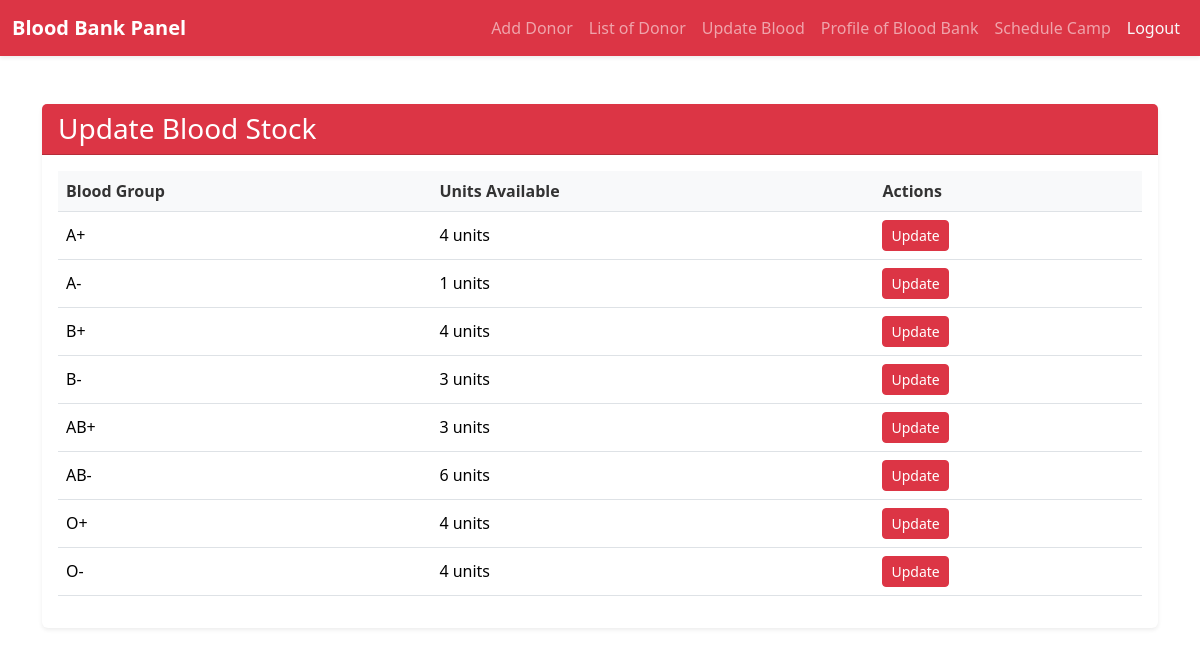
Screenshot of /update-blood/ (signed in) with the database file from the repository.
### core/models.py (models this page shows, shortened)
class BloodStock(models.Model):
    BLOOD_GROUP_CHOICES = [
        ('A+', 'A+'), ('A-', 'A-'),
        ('B+', 'B+'), ('B-', 'B-'),
        ('AB+', 'AB+'), ('AB-', 'AB-'),
        ('O+', 'O+'), ('O-', 'O-'),
    ]
    bloodbank = models.ForeignKey(BloodBankRegistration, on_delete=models.CASCADE, related_name='blood_stock')
    blood_group = models.CharField(max_length=3, choices=BLOOD_GROUP_CHOICES)
    units = models.PositiveIntegerField(default=0)
    last_updated = models.DateTimeField(auto_now=True)
    class Meta:
        unique_together = ('bloodbank', 'blood_group')

### core/views.py (the view)
# urls.py: path('update-blood/', views.update_blood, name='update_blood'),
def update_blood(request):
    user_id = request.session.get('bloodbank_user_id')
    if not user_id:
        return redirect('raktasewa_login')
    bloodbank = BloodBankRegistration.objects.get(id=user_id)
    blood_groups = []
    for blood_group in BloodStock.BLOOD_GROUP_CHOICES:
        try:
            stock = BloodStock.objects.get(
                bloodbank=bloodbank,
                blood_group=blood_group[0]
            )
            units = stock.units
        except BloodStock.DoesNotExist:
            units = 0
        blood_groups.append({
            'group': blood_group[1],
            'code': blood_group[0],
            'units': units
        })
    return render(request, 'update_blood.html', {
        'blood_groups': blood_groups
    })

### templates/update_blood.html (shortened to what this page needs)
{% extends 'base2.html' %}
{% load static %}
{% block extra_head %}
  <link rel="stylesheet" href="{% static 'css/blood_stock.css' %}">
{% endblock %}
{% block content %}
<div class="container my-5">
    <div class="card shadow-sm">
        <div class="card-header bg-danger text-white">
            <h3 class="mb-0">Update Blood Stock</h3>
        </div>
        <div class="card-body">
            <div class="table-responsive">
                <table class="table table-hover">
                    <thead>
                        <tr>
                            <th>Blood Group</th>
                            <th>Units Available</th>
                            <th>Actions</th>
                        </tr>
                    </thead>
                    <tbody>
                        {% for group in blood_groups %}
                        <tr>
                            <td>{{ group.group }}</td>
                            <td>{{ group.units }} units</td>
                            <td>
                                <a href="{% url 'update_blood_group' group.code %}" class="btn btn-sm btn-danger">Update</a>
                            </td>
                        </tr>
                        {% endfor %}
                    </tbody>
                </table>
            </div>
        </div>
    </div>
</div>
{% endblock %}

### static/css/blood_stock.css (style rules this page uses)
.card { border: none; margin-bottom: 1.5rem; }
.card-header { background-color: #dc3545; color: white; }
.card-header h3 { margin-bottom: 0; }
.table th { background-color: #f8f9fa; color: #333; font-weight: 600; }
.table td { vertical-align: middle; }
.btn-danger { background-color: #dc3545; border-color: #dc3545; }
.btn-sm { padding: 0.25rem 0.5rem; font-size: 0.875rem; }
.table-responsive { overflow-x: auto; }

### rows the page displays
BloodStock: group "AB+", units "3"
BloodStock: group "AB-", units "6"

### other values shown
{{ group.group }} "A+" "A-" "B+" "B-" "O+" "O-"
{{ group.units }} "4" "1" "4" "3" "4" "4"
